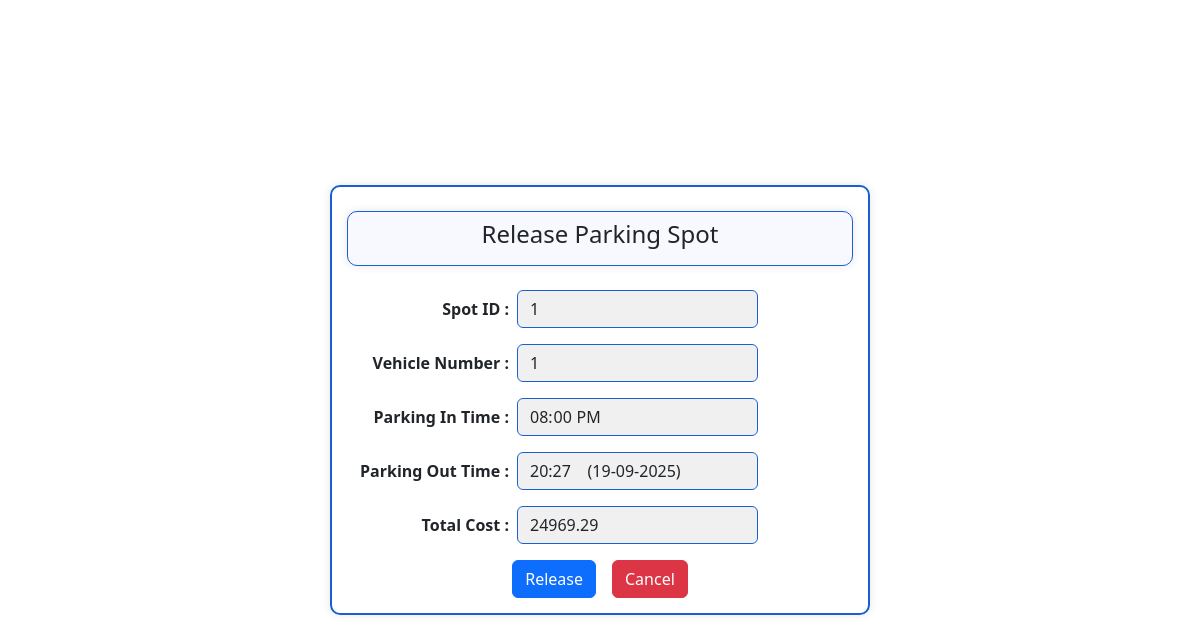
/release/2/1, run on the app's committed database.
### applications/models.py (models this page shows)
class Reservation(db.Model):
    id = db.Column(db.Integer, primary_key=True, autoincrement=True)
    user_id = db.Column(db.Integer, db.ForeignKey('user.id'), nullable=False)
    spot_id = db.Column(db.Integer, db.ForeignKey('parking_spot.id'), nullable=False)
    vehicle_num = db.Column(db.String(20), nullable=False)
    start_time = db.Column(db.DateTime, nullable=False)
    end_time = db.Column(db.DateTime, nullable=True)
    price = db.Column(db.Float, nullable=False)

### applications/controllers.py (the view)
@app.route('/release/<int:user_id>/<int:spot_id>', methods=['GET', 'POST'])
def release_parking_spot(user_id, spot_id):
    res = Reservation.query.filter_by(spot_id=spot_id).order_by(Reservation.id.desc()).first()
    spot = ParkingSpot.query.get(spot_id)
    lot = ParkingLot.query.get(spot.lot_id)
    if not res:
        return "⚠️ No active reservation found."
    now = datetime.now()
    duration = (now - res.start_time).total_seconds() / 3600
    price = max(duration * lot.price, lot.price)
    if request.method == 'POST':
        res.end_time = now
        res.price = round(price, 2)
        spot.status = 'A'
        db.session.commit()
        return redirect(url_for('user_dashboard', user_id=user_id))
    return render_template('release-spot.html', res=res, lot=lot, user_id=user_id, current_time=now.strftime("%H:%M    (%d-%m-%Y)"), price=round(price, 2), spot_id=spot_id)

### templates/release-spot.html (shortened to what this page needs)
<!DOCTYPE html>
<html lang="en">
<head>
    <link rel="stylesheet" href="/static/style.css">
    <link href="https://cdn.jsdelivr.net/npm/bootstrap@5.3.7/dist/css/bootstrap.min.css" rel="stylesheet">
</head>
<body>
    <div id="main">
        <div id="reserve-block">
            <div class="container mt-4" id="edit-content">
                <h4 class="text-center">Release Parking Spot</h4>
            </div>
            <div class="container mt-4">
                <div class="mx-auto" style="max-width: 600px;">
                        <div class="d-flex align-items-center mb-3 w-100">
                            <label for="spot" class="fw-semibold form-label me-2 mb-0" style="width: 150px; text-align: right;">Spot ID :</label>
                            <input type="number" class="form-control w-auto" id="spot" name="spot" value="{{ res.id }}" readonly>
                        </div>
                        <div class="d-flex align-items-center mb-3 w-100">
                            <label for="vehicle_num" class="fw-semibold form-label me-2 mb-0" style="width: 150px; text-align: right;">Vehicle Number :</label>
                            <input type="text" class="form-control w-auto" id="vehicle_num" name="vehicle_num" value="{{ res.id }}" readonly>
                        </div>
                        <div class="d-flex align-items-center mb-3 w-100">
                            <label for="start_time" class="fw-semibold form-label me-2 mb-0" style="width: 150px; text-align: right;">Parking In Time :</label>
                            <input type="time" class="form-control w-auto" id="start_time" name="start_time" value="{{ res.start_time.strftime('%H:%M') }}" readonly>
                        </div>
                        <div class="d-flex align-items-center mb-3 w-100">
                            <label for="release_time" class="fw-semibold form-label me-2 mb-0" style="width: 150px; text-align: right;">Parking Out Time :</label>
                            <input type="text" class="form-control w-auto" id="release_time" name="release_time" value="{{ current_time }}" readonly>
                        </div>
                        <div class="d-flex align-items-center mb-3 w-100">
                            <label for="cost" class="fw-semibold form-label me-2 mb-0" style="width: 150px; text-align: right;">Total Cost :</label>
                            <input type="number" class="form-control w-auto" id="user" name="user" value="{{ price }}" readonly>
                        </div>
                        <form action="/release/{{user_id}}/{{spot_id}}" method="post">
                            <div class="d-flex justify-content-center gap-3 mt-3">
                                <button type="submit" class="btn btn-primary">Release</button>
                                <a href="/user/{{user_id}}" class="btn btn-danger">Cancel</a>
                            </div>
                        </form>
                    </div>
                </div>
            </div>
        </div>
</body>
</html>

### static/style.css (style rules this page uses)
#main { display: flex; justify-content: center; align-items: center; min-height: 100vh; }
#edit-content { padding: 8px; margin-bottom: 10px; border-radius: 10px; background-color: ghostwhite; border: 1px solid rgb(25, 95, 211); box-shadow: 0 0 10px rgba(0, 0, 0, 0.1); }
#reserve-block { width: 540px; padding: 15px; padding-top: 0px; border-radius: 10px; border: 2px solid rgb(25, 95, 211); box-shadow: 0 0 10px rgba(0, 0, 0, 0.1); }
#reserve-block input.form-control, #reserve-block textarea.form-control { width: 50% !important; border-color: rgb(25, 95, 211); background-color: rgb(240, 240, 240); }

### data on the page
Reservation: spot "1", vehicle_num "1", start_time "20:00"
